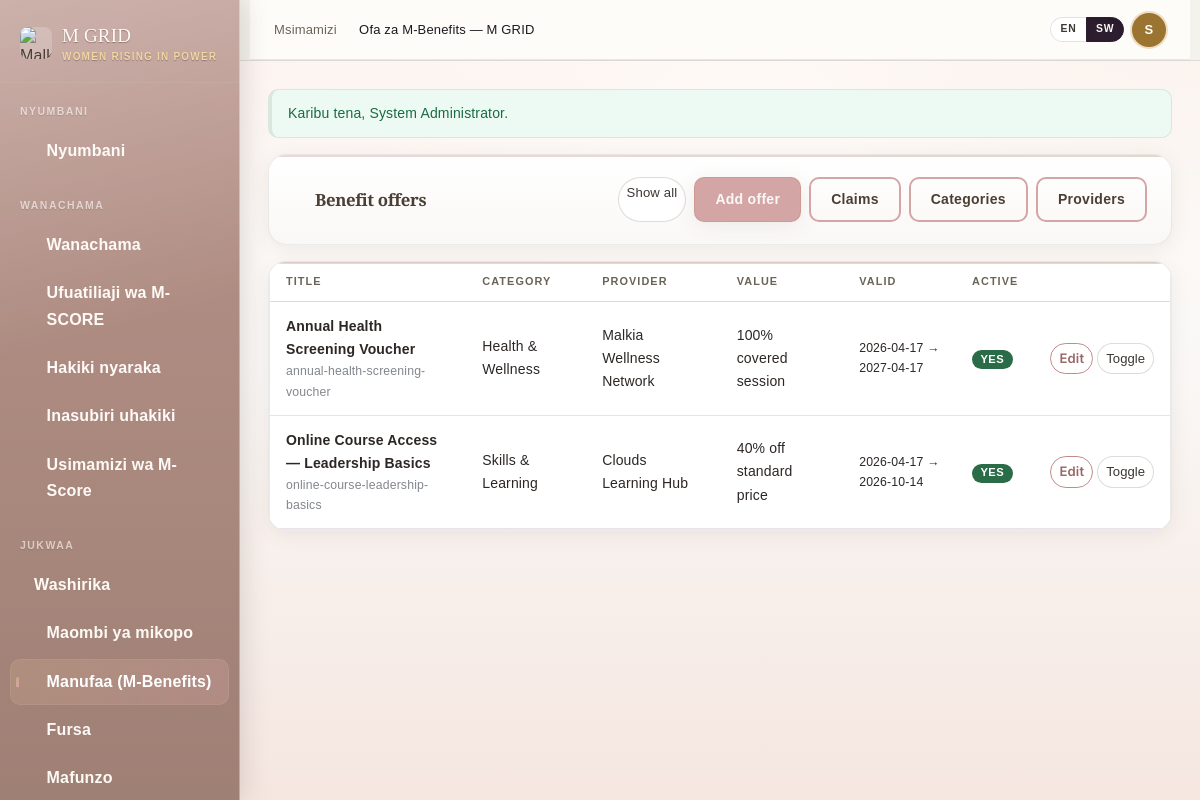
Page /admin/admin_benefits.php (signed in) on the committed database.
### tables this page shows
CREATE TABLE IF NOT EXISTS benefit_offers (
  id INT UNSIGNED NOT NULL AUTO_INCREMENT PRIMARY KEY,
  category_id INT UNSIGNED NOT NULL,
  provider_id INT UNSIGNED NOT NULL,
  title VARCHAR(200) NOT NULL,
  slug VARCHAR(100) NOT NULL,
  short_description VARCHAR(500) NOT NULL,
  full_description TEXT NULL,
  terms_and_conditions TEXT NULL,
  benefit_type ENUM('discount','credit','voucher','service','other') NOT NULL DEFAULT 'discount',
  value_label VARCHAR(120) NOT NULL,
  value_numeric DECIMAL(12,2) NULL,
  min_mscore DECIMAL(6,2) NOT NULL DEFAULT 0,
  eligible_tier VARCHAR(64) NULL,
  requires_verified_documents TINYINT(1) NOT NULL DEFAULT 0,
  requires_profile_complete_percent TINYINT UNSIGNED NOT NULL DEFAULT 0,
  allow_repeat_claims TINYINT(1) NOT NULL DEFAULT 0,
  redemption_method TEXT NULL,
  valid_from DATE NOT NULL,
  valid_to DATE NOT NULL,
  is_active TINYINT(1) NOT NULL DEFAULT 1,
  created_at DATETIME NOT NULL DEFAULT CURRENT_TIMESTAMP,
  updated_at DATETIME NOT NULL DEFAULT CURRENT_TIMESTAMP ON UPDATE CURRENT_TIMESTAMP,
  UNIQUE KEY uq_benefit_offer_slug (slug),
  KEY idx_benefit_offer_active_dates (is_active, valid_from, valid_to),
  KEY idx_benefit_offer_category (category_id),
  KEY idx_benefit_offer_provider (provider_id),
  CONSTRAINT fk_benefit_offer_category FOREIGN KEY (category_id) REFERENCES benefit_categories (id)
    ON DELETE RESTRICT ON UPDATE CASCADE,
  CONSTRAINT fk_benefit_offer_provider FOREIGN KEY (provider_id) REFERENCES benefit_providers (id)
    ON DELETE RESTRICT ON UPDATE CASCADE
);

CREATE TABLE IF NOT EXISTS benefit_categories (
  id INT UNSIGNED NOT NULL AUTO_INCREMENT PRIMARY KEY,
  name VARCHAR(160) NOT NULL,
  slug VARCHAR(80) NOT NULL,
  sort_order INT NOT NULL DEFAULT 10,
  is_active TINYINT(1) NOT NULL DEFAULT 1,
  created_at DATETIME NOT NULL DEFAULT CURRENT_TIMESTAMP,
  updated_at DATETIME NOT NULL DEFAULT CURRENT_TIMESTAMP ON UPDATE CURRENT_TIMESTAMP,
  UNIQUE KEY uq_benefit_cat_slug (slug),
  KEY idx_benefit_cat_active (is_active, sort_order)
);

CREATE TABLE IF NOT EXISTS benefit_providers (
  id INT UNSIGNED NOT NULL AUTO_INCREMENT PRIMARY KEY,
  name VARCHAR(200) NOT NULL,
  slug VARCHAR(80) NOT NULL,
  contact_email VARCHAR(255) NULL,
  website_url VARCHAR(500) NULL,
  description TEXT NULL,
  is_active TINYINT(1) NOT NULL DEFAULT 1,
  created_at DATETIME NOT NULL DEFAULT CURRENT_TIMESTAMP,
  updated_at DATETIME NOT NULL DEFAULT CURRENT_TIMESTAMP ON UPDATE CURRENT_TIMESTAMP,
  UNIQUE KEY uq_benefit_provider_slug (slug),
  KEY idx_benefit_provider_active (is_active)
);

### includes/functions.php (called while the page is built, shortened)
<?php
function e(?string $value): string
{
    return htmlspecialchars((string) $value, ENT_QUOTES | ENT_SUBSTITUTE, 'UTF-8');
}
function url(string $path): string
{
    $path = ltrim($path, '/');
    if (MGRID_URL === '') {
        return '/' . $path;
    }
    return MGRID_URL . '/' . $path;
}
function flash_get(string $key): ?string
{
    if (!isset($_SESSION['_flash'][$key])) {
        return null;
    }
    $m = (string) $_SESSION['_flash'][$key];
    return $m;
}

### includes/mscore_engine.php (called while the page is built, shortened)
<?php
function mscore_table_exists(PDO $pdo, string $table): bool
{
    $safe = $pdo->quote($table);
    $sql = 'SHOW TABLES LIKE ' . $safe;
    $st = $pdo->query($sql);
    return (bool) ($st ? $st->fetchColumn() : false);
}

### includes/mbenefits_helper.php (called while the page is built, shortened)
<?php
function mbenefits_module_ready(PDO $pdo): bool
{
    return mscore_table_exists($pdo, 'benefit_offers');
}

### admin/admin_benefits.php (the view, shortened to what this page needs)
<?php
$pdo = db();
$ready = mbenefits_module_ready($pdo);
$showAll = ($_GET['all'] ?? '') === '1';
$offers = [];
if ($ready) {
    $sql = '
        SELECT o.*, c.name AS category_name, p.name AS provider_name
        FROM benefit_offers o
        INNER JOIN benefit_categories c ON c.id = o.category_id
        INNER JOIN benefit_providers p ON p.id = o.provider_id
    ';
    if (!$showAll) {
        $sql .= ' WHERE o.is_active = 1';
    }
    $sql .= ' ORDER BY o.updated_at DESC LIMIT 200';
    $offers = $pdo->query($sql)->fetchAll() ?: [];
}
?>
<?php if ($msg = flash_get('success')): ?><div class="mgrid-alert mgrid-alert-success"><?= e($msg) ?></div><?php endif; ?>
<div class="mgrid-card mb-3">
  <div class="mgrid-card-body d-flex flex-wrap justify-content-between gap-2">
    <h1 class="mgrid-card-title mb-0"><i class="ti ti-gift"></i> Benefit offers</h1>
    <div class="d-flex flex-wrap gap-2">
      <a class="btn btn-outline-secondary btn-sm" href="<?= e(url('admin/admin_benefits.php?all=' . ($showAll ? '0' : '1'))) ?>"><?= $showAll ? 'Active only' : 'Show all' ?></a>
      <a class="btn-mgrid btn-mgrid-primary btn-sm" href="<?= e(url('admin/add_benefit.php')) ?>">Add offer</a>
      <a class="btn-mgrid btn-mgrid-outline btn-sm" href="<?= e(url('admin/admin_benefit_claims.php')) ?>">Claims</a>
      <a class="btn-mgrid btn-mgrid-outline btn-sm" href="<?= e(url('admin/manage_benefit_categories.php')) ?>">Categories</a>
      <a class="btn-mgrid btn-mgrid-outline btn-sm" href="<?= e(url('admin/manage_benefit_providers.php')) ?>">Providers</a>
    </div>
  </div>
</div>
<?php if (!$ready): ?>
  <div class="mgrid-alert mgrid-alert-danger">Import <code>database/m_grid_mbenefits.sql</code> first.</div>
<?php else: ?>
  <div class="mgrid-card">
    <div class="mgrid-card-body p-0">
      <div class="table-responsive">
        <table class="mgrid-table mb-0">
          <thead>
            <tr>
              <th>Title</th>
              <th>Category</th>
              <th>Provider</th>
              <th>Value</th>
              <th>Valid</th>
              <th>Active</th>
              <th></th>
            </tr>
          </thead>
          <tbody>
            <?php foreach ($offers as $o): ?>
              <tr>
                <td><strong><?= e((string) $o['title']) ?></strong><div class="small text-muted"><?= e((string) $o['slug']) ?></div></td>
                <td><?= e((string) $o['category_name']) ?></td>
                <td><?= e((string) $o['provider_name']) ?></td>
                <td><?= e((string) $o['value_label']) ?></td>
                <td class="small"><?= e((string) $o['valid_from']) ?> → <?= e((string) $o['valid_to']) ?></td>
                <td><span class="badge text-bg-<?= (int) $o['is_active'] === 1 ? 'success' : 'secondary' ?>"><?= (int) $o['is_active'] === 1 ? 'Yes' : 'No' ?></span></td>
                <td class="text-nowrap">
                  <a class="btn btn-sm btn-outline-primary" href="<?= e(url('admin/edit_benefit.php?id=' . (int) $o['id'])) ?>">Edit</a>
                  <form method="post" class="d-inline" onsubmit="return confirm('Toggle active state?');">
                    <button type="submit" class="btn btn-sm btn-outline-secondary">Toggle</button>
                  </form>
                </td>
              </tr>
            <?php endforeach; ?>
          </tbody>
        </table>
      </div>
    </div>
  </div>
<?php endif; ?>

### rows in the picture
benefit_offers: title "Annual Health Screening Voucher", slug "annual-health-screening-voucher", category.name "Health & Wellness", provider.name "Malkia Wellness Network", value_label "100% covered session", valid_from "2026-04-17", valid_to "2027-04-17", is_active "YES"
benefit_offers: title "Online Course Access — Leadership Basics", slug "online-course-leadership-basics", category.name "Skills & Learning", provider.name "Clouds Learning Hub", value_label "40% off standard price", valid_from "2026-04-17", valid_to "2026-10-14", is_active "YES"

### other values in the picture
$mgrid_page_title "Ofa za M-Benefits — M GRID"
substr($u['full_name'], 0, 1) "S"
$msg "Karibu tena, System Administrator."
